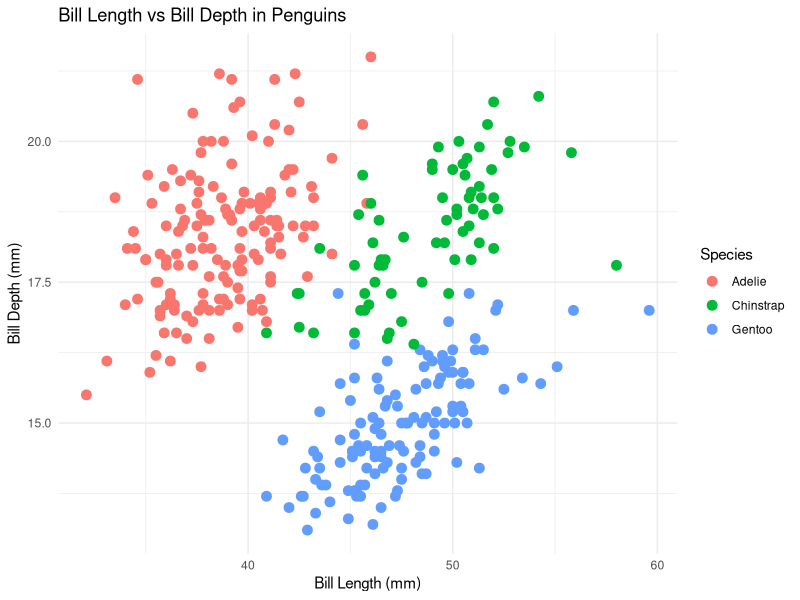
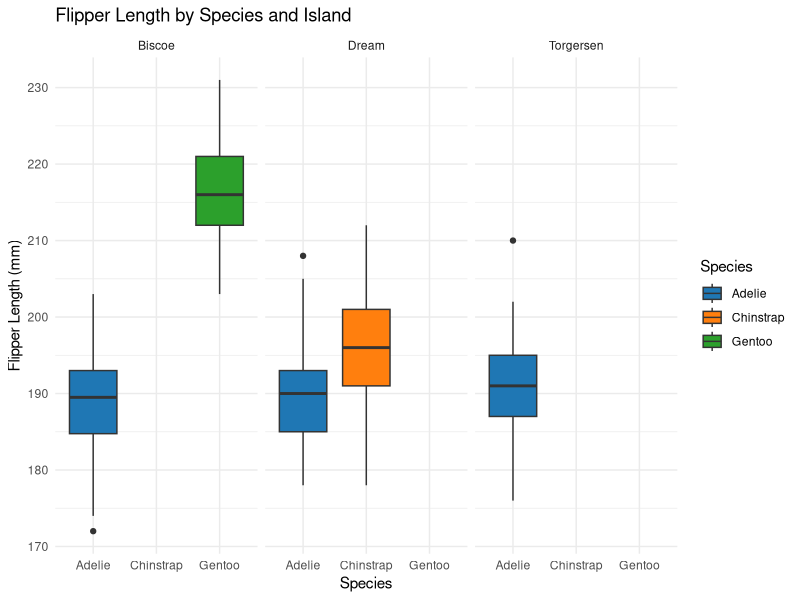
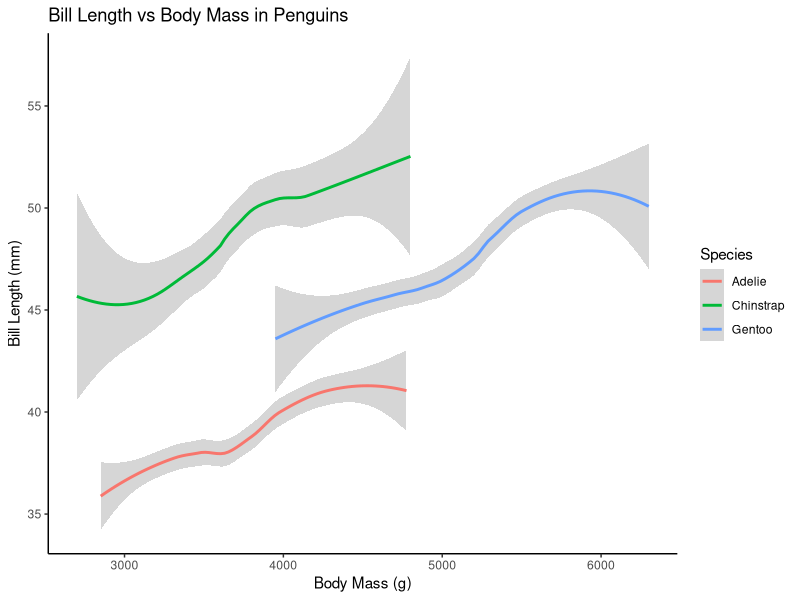
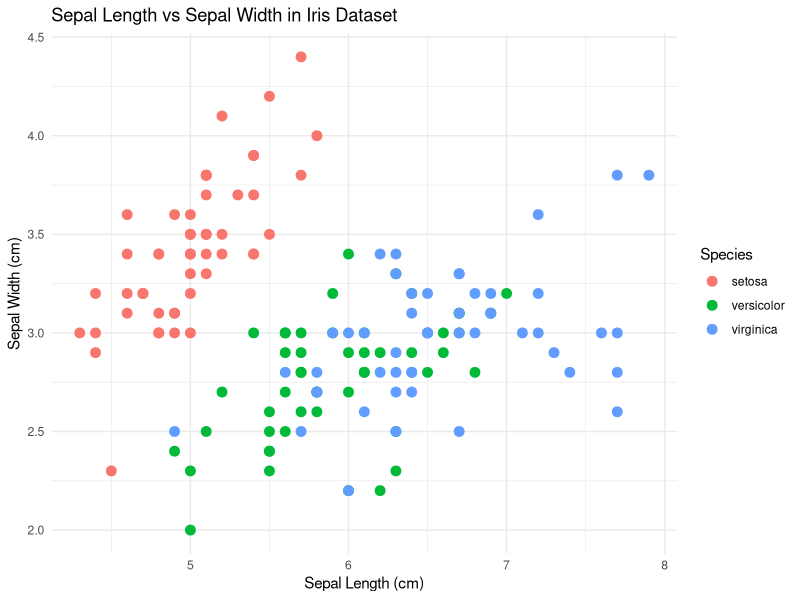

The R script that drew these images, in order:
## ---- chunk 1
knitr::opts_chunk$set(echo = TRUE)
## ---- chunk 2
#loading packages and palmerpenguins to use as for a dataset 
library(tidyverse)
library(palmerpenguins)
## ---- chunk 3

#using copilot to generate a ggplt scatter plot using penguins dataset
#plot bill_length_mm on the x-axis and bill_depth_mm on the y-axis
#colour points by species and use geom_point with size 3
#add minimal theme and clean labels

plot <- ggplot(data = penguins, aes(x = bill_length_mm, y = bill_depth_mm, color = species)) +
  geom_point(size = 3) +
  theme_minimal() +
  labs(title = "Bill Length vs Bill Depth in Penguins",
       x = "Bill Length (mm)",
       y = "Bill Depth (mm)",
       color = "Species")

plot

## ---- chunk 4
#generate a boxplot comparing flipper_length_mm across different species, faceted by island, using custom colour palettes 

plot2 <- ggplot(data = penguins, aes(x = species, y = flipper_length_mm, fill = species)) +
  geom_boxplot() +
  facet_wrap(~ island) +
  scale_fill_manual(values = c("Adelie" = "#1f77b4", "Chinstrap" = "#ff7f0e", "Gentoo" = "#2ca02c")) +
  theme_minimal() +
  labs(title = "Flipper Length by Species and Island",
       x = "Species",
       y = "Flipper Length (mm)",
       fill = "Species")

plot2
## ---- chunk 5
penguins
#generate a smooth line plot of the penguins data set 
#x-axis is body mass and y-axis is bill length, colour lines by species 
#include the range of standard error 
#add theme classic and clean labels 

plot3 <- ggplot(data = penguins, aes(x = body_mass_g, y = bill_length_mm, color = species)) +
  geom_smooth(method = "loess", se = TRUE) +
  theme_classic() +
  labs(title = "Bill Length vs Body Mass in Penguins",
       x = "Body Mass (g)",
       y = "Bill Length (mm)",
       color = "Species")
plot3

## ---- chunk 6
#Show me how to load the built-in iris dataset and use ggplot2 to build a scatter plot of Sepal.Length versus Sepal.Width colored by Species
plot5 <- ggplot(data = iris, aes(x = Sepal.Length, y = Sepal.Width, color = Species)) +
  geom_point(size = 3) +
  theme_minimal() +
  labs(title = "Sepal Length vs Sepal Width in Iris Dataset",
       x = "Sepal Length (cm)",
       y = "Sepal Width (cm)",
       color = "Species")
plot5
